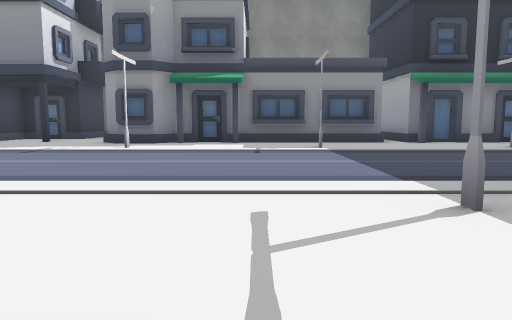
View 1 (above)

17 first-person views from a walk through a 3-D level made in the Unity game engine. The camera is 1.2 m above the floor, tilts 6° down and sees 70° across. The floor is counted in squares, 2 m on a side. Each view is taken from the middle of a square. On the plan, view 1 faces up. The plan holds only what a view shows up to about 10 squares ahead; the rest is blank. The player is left out. Some surface patterns are stand-ins.

View 2
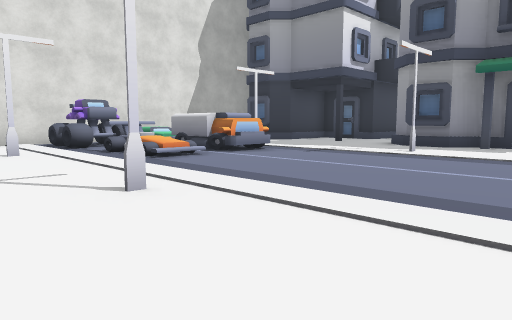

View 3
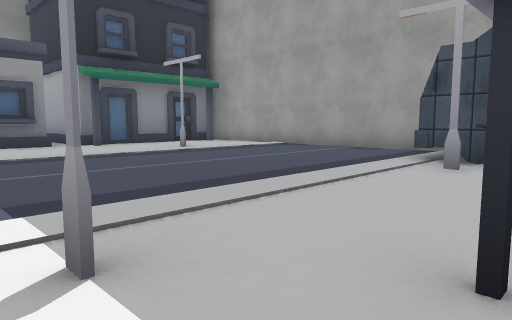

View 4
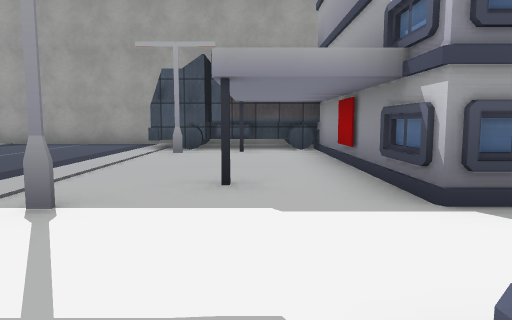

View 5
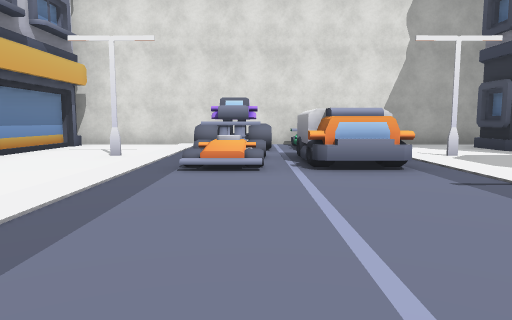

View 6
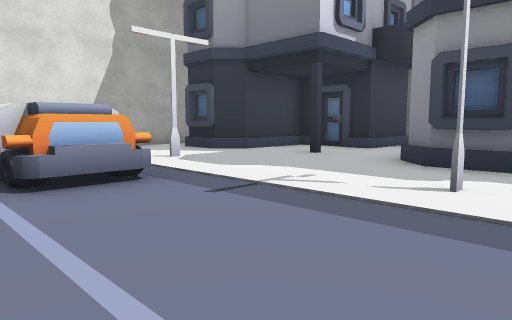

View 7
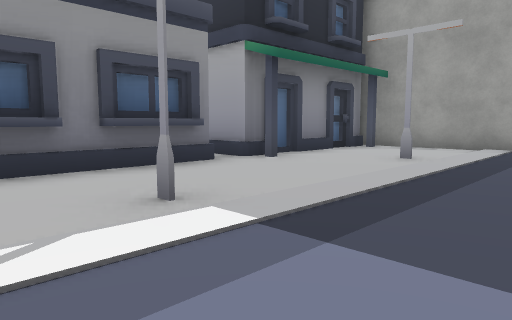

View 8
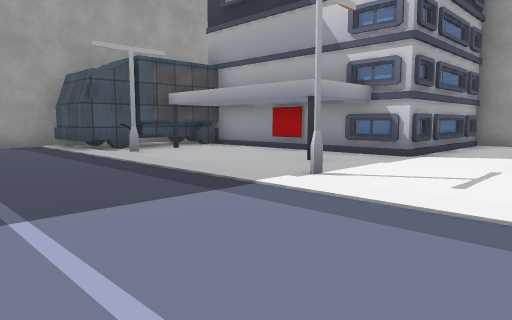

View 9
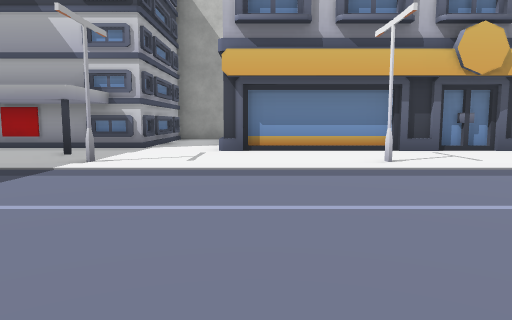

View 10
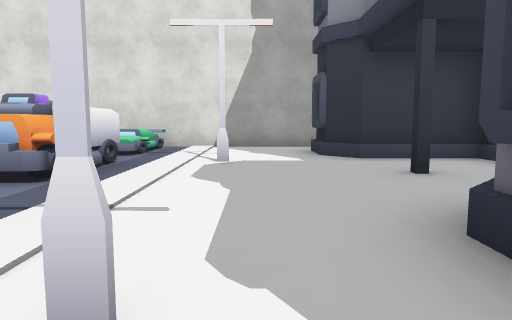

View 11
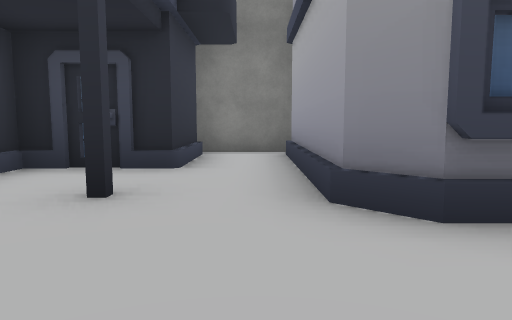

View 12
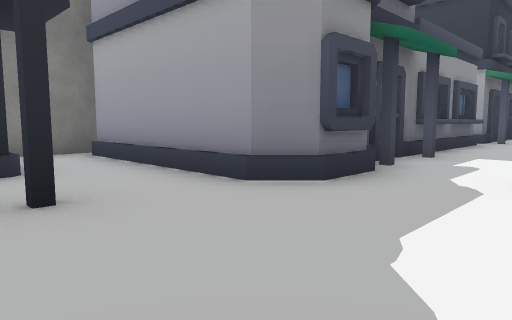

View 13
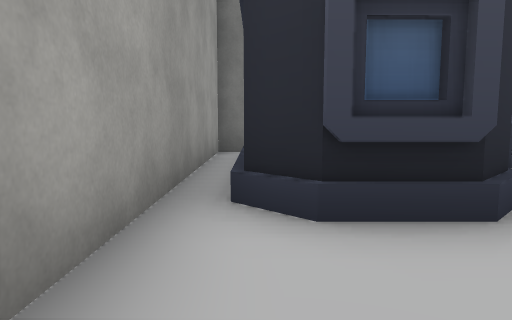

View 14
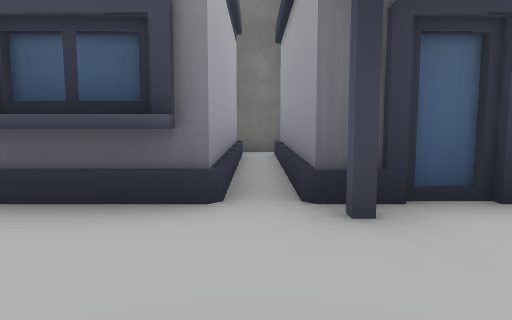

View 15
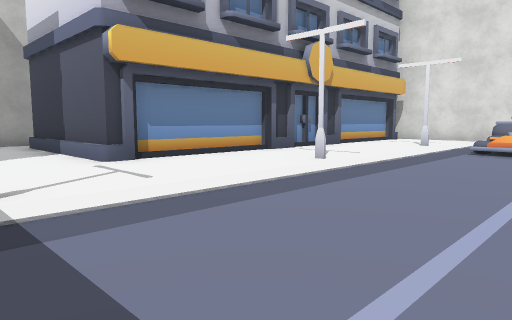

View 16
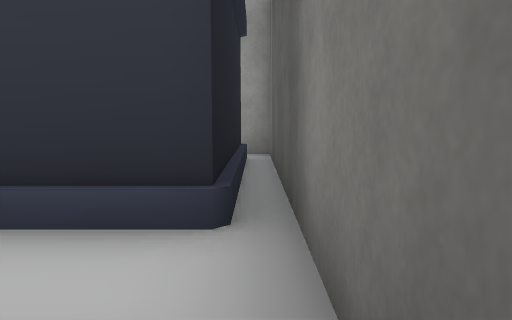

View 17
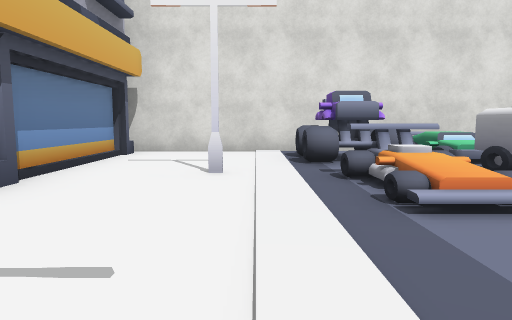

### Floor plan
Key: @ floor where view 1 was taken; # wall or solid block; . main floor; : floor 0.5 m higher than the main floor; / step, stairs or slope; = window, fence, low wall or low ledge; O other object.
Columns run from 11 left of view 1 to 9 right of it. Each row starts with its distance up from view 1.
 16 ########       #
 15 #.......      O.
 14 #O   O.O       .
 13 #O OOO.O       .
 12 #O O...O       .
 11 #O O.#.O OO####.OOOO#
 10 #.O.....O...........#
  9 #...................#
  8 #..#....#...#....#..#
  7 #=/.OO..............#
  6 #O/.OO..............#
  5 #OO.O:..............#
  4 #OO.O...............#
  3 #.................OO#
  2 #..#....#...#....#OO#
  1 #.................O #
  0 #OOOOOOOOOO@......OO#
 -1            ..####
 -2            ..#     O
 -3            ..#     O
 -4            ..#
 -5           ####

Positions as (right, up) in squares from view 1, and headings:
1: (0, 0), facing up
2: (0, 1), facing up-left
3: (1, 1), facing up-right
4: (-1, 1), facing right
5: (-1, 5), facing left
6: (-2, 5), facing up-left
7: (0, 6), facing up-right
8: (-1, 6), facing down-right
9: (-1, 8), facing down
10: (-2, 9), facing left
11: (-5, 8), facing up
12: (-7, 8), facing up-right
13: (-10, 8), facing up
14: (4, 8), facing up
15: (2, 6), facing down-left
16: (-4, 15), facing left
17: (-3, 3), facing left
